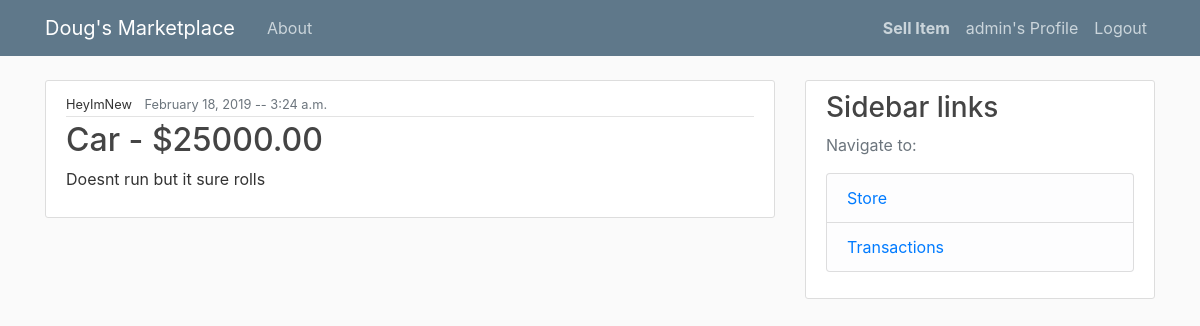
The app's page / (signed in) with its own data.
### blog/models.py (models this page shows, shortened)
class Post(models.Model):
    name = models.CharField(max_length=100)
    description = models.TextField()
    date_posted = models.DateTimeField(default=timezone.now)
    price = models.DecimalField(max_digits=8, decimal_places=2)
    "Foreign key --> One user has many posts, but each post only has one user"
    "Models cascade deletes the post if author User is deleted"
    author = models.ForeignKey(User, on_delete=models.CASCADE)

### blog/views.py (the view)
# urls.py: path('', PostListView.as_view(), name='blog-home'),
class PostListView(ListView):
    model = Post
    template_name = 'blog/home.html'
    context_object_name = 'posts'
    ordering = ['-date_posted']

### blog/templates/blog/home.html
{% extends "blog/base.html" %}
{% block content %}
    {% for post in posts %}
        <article class="media content-section">
          <div class="media-body">
            <div class="article-metadata">
              <small class="mr-2" href="#">{{ post.author }}</small>
              <small class="text-muted">{{ post.date_posted|date:'F d, Y -- P' }}</small>
            </div>
            <h2><a class="article-title" href="{% url 'post-detail' post.id %}">{{ post.name }} - ${{ post.price}}</a></h2>
            <p class="article-content">{{ post.description }}</p>
          </div>
        </article>
    {% endfor %}
{%endblock content%}

### blog/templates/blog/base.html (shortened to what this page needs)
{% load static %}
<!DOCTYPE html>
<html>
<head>
    <link rel="stylesheet" href="https://stackpath.bootstrapcdn.com/bootstrap/4.3.1/css/bootstrap.min.css">
    <link rel="stylesheet" type="text/css" href="{% static 'blog/main.css' %}">
</head>
<body>
    <header class="site-header">
      <nav class="navbar navbar-expand-md navbar-dark bg-steel fixed-top">
        <div class="container">
          <a class="navbar-brand mr-4" href="{% url 'blog-home' %}">Doug's Marketplace</a>
          <div class="collapse navbar-collapse" id="navbarToggle">
            <div class="navbar-nav mr-auto">
              <a class="nav-item nav-link" href="{% url 'blog-about' %}">About</a>
            </div>
            <div class="navbar-nav">
                {% if user.is_authenticated %}
                 <a class="nav-item nav-link" href="{% url 'post-create' %}"><b>Sell Item</b></a>
                 <a class="nav-item nav-link" href="{% url 'profile' %}">{{ user.username }}'s Profile</a>
                 <a class="nav-item nav-link" href="{% url 'logout' %}">Logout</a>
                {% else %}
                 <a class="nav-item nav-link" href="{% url 'login' %}">Login</a>
                 <a class="nav-item nav-link" href="{% url 'register' %}">Register</a>
                {% endif %}
            </div>
          </div>
        </div>
      </nav>
    </header>
    <main role="main" class="container">
      <div class="row">
        <div class="col-md-8">
            {% block content %}{% endblock %}
        </div>
        <div class="col-md-4">
          <div class="content-section">
            <h3>Sidebar links</h3>
            <p class='text-muted'>Navigate to:
              <ul class="list-group">
                <li class="list-group-item list-group-item-light"><a href="{% url 'blog-home' %}">Store</a></li>
                <li class="list-group-item list-group-item-light"><a href="{% url 'blog-transactions' %}">Transactions</a></li>
              </ul>
            </p>
          </div>
        </div>
      </div>
    </main>
</body>
</html>

### blog/static/blog/main.css (style rules this page uses)
body { background: #fafafa; color: #333333; margin-top: 5rem; }
h1, h2, h3, h4, h5, h6 { color: #444444; }
ul { margin: 0; }
.bg-steel { background-color: #5f788a; }
.site-header .navbar-nav .nav-link { color: #cbd5db; }
.content-section { background: #ffffff; padding: 10px 20px; border: 1px solid #dddddd; border-radius: 3px; margin-bottom: 20px; }
.article-title { color: #444444; }
.article-content { white-space: pre-line; }
.article-metadata { padding-bottom: 1px; margin-bottom: 4px; border-bottom: 1px solid #e3e3e3 }

### records on screen
Post: author "HeyImNew", date_posted "February 18, 2019 -- 3:24 a.m.", name "Car", price "25000.00", description "Doesnt run but it sure rolls"

### other values on screen
{{ user.username }} "admin"
